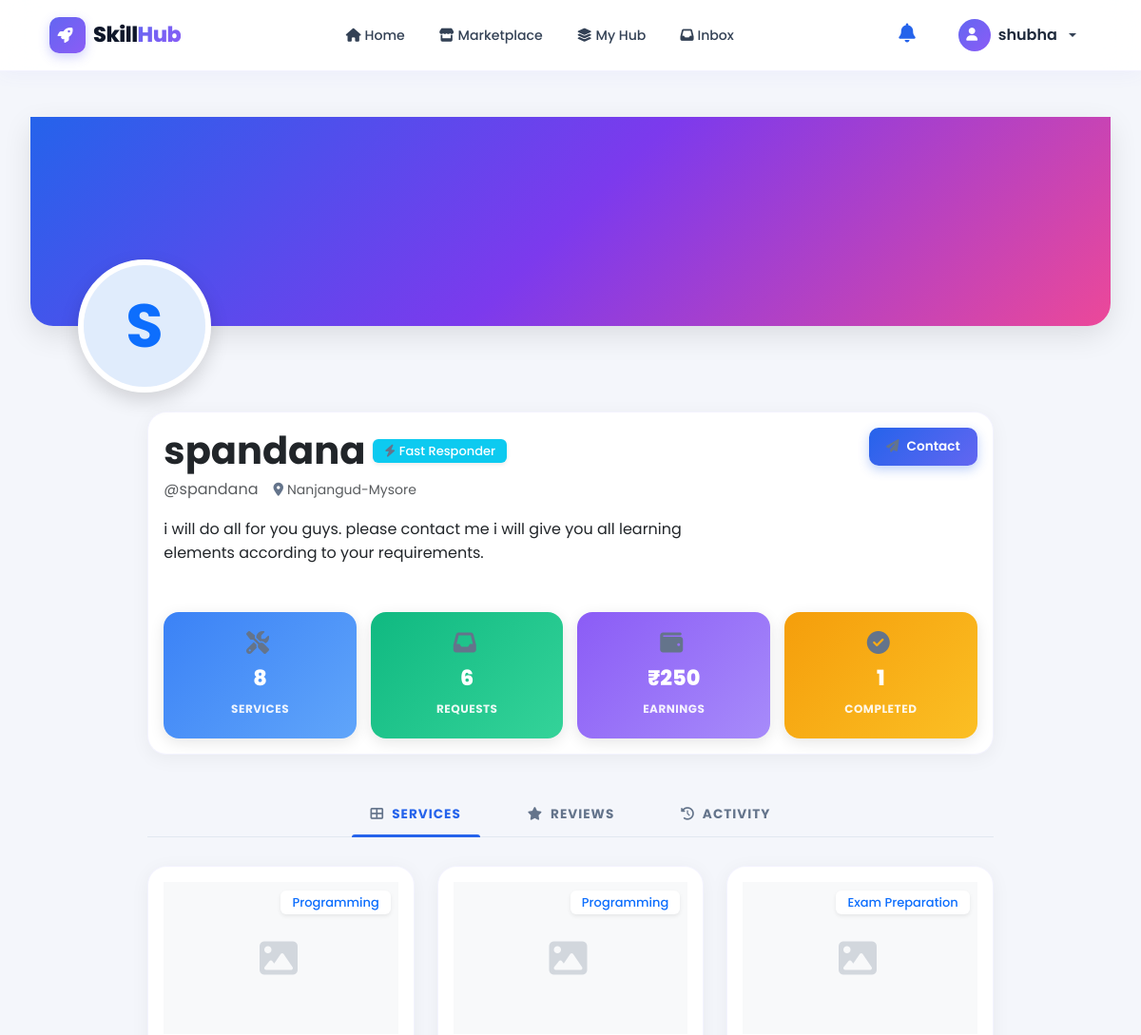
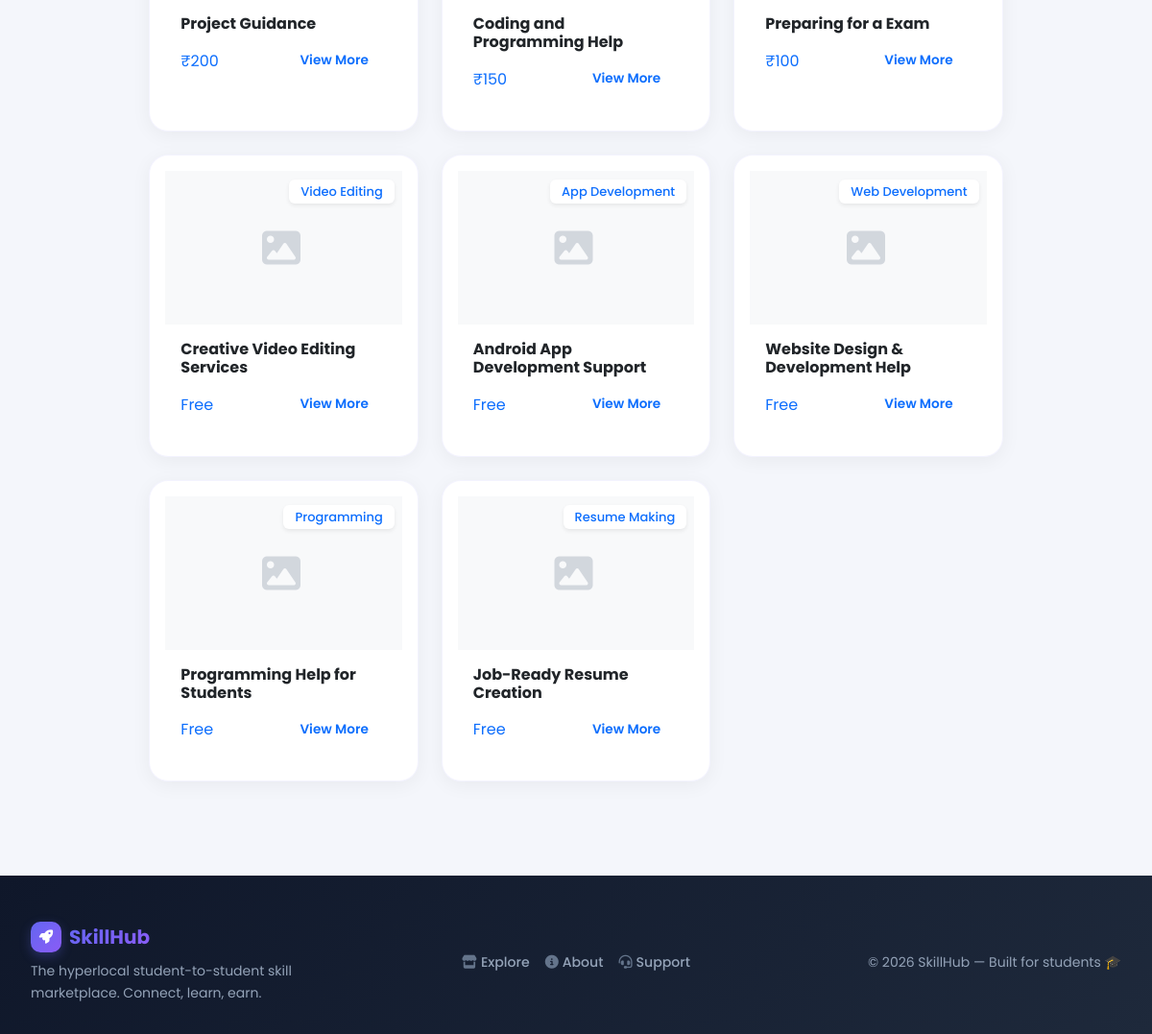
/profile/spandana/ (signed in), run on the app's committed database (2 pictures, top to bottom).
### skills/models.py (models this page shows, shortened)
class UserProfile(models.Model):
    user = models.OneToOneField(User, on_delete=models.CASCADE, related_name='profile')
    bio = models.TextField(blank=True, default='')
    skills_offered = models.TextField(blank=True, default='', help_text='Comma-separated list of skills')
    location = models.CharField(max_length=150, blank=True, default='')
    phone = models.CharField(max_length=20, blank=True, default='')
    avatar = models.ImageField(upload_to='avatars/', blank=True, null=True)
    @property
    def is_top_seller(self):
        return self.user.received_requests.filter(status='completed').count() >= 5
    @property
    def is_fast_responder(self):
        return self.user.sent_messages.count() > 2

class Service(models.Model):
    user = models.ForeignKey(User, on_delete=models.CASCADE, related_name='services')
    title = models.CharField(max_length=200)
    description = models.TextField()
    category = models.CharField(max_length=50, choices=CATEGORY_CHOICES)
    image = models.ImageField(upload_to='service_images/', blank=True, null=True)
    payment_type = models.CharField(max_length=20, choices=PAYMENT_TYPE_CHOICES)
    price = models.DecimalField(max_digits=10, decimal_places=2, null=True, blank=True)
    location = models.CharField(max_length=100, choices=LOCATION_CHOICES, help_text="City where this service is available")
    service_type = models.CharField(max_length=20, choices=SERVICE_TYPE_CHOICES, default='Online', help_text="Online or Offline delivery")
    payment_method = models.CharField(max_length=50, choices=PAYMENT_METHOD_CHOICES, default='cash')
    delivery_time = models.CharField(max_length=50, choices=DELIVERY_CHOICES, default='negotiable')
    custom_category = models.CharField(max_length=50, blank=True, null=True)
    is_approved = models.BooleanField(default=False)
    created_at = models.DateTimeField(auto_now_add=True)
    class Meta:
        ordering = ['-created_at']
    @property
    def avg_rating(self):
        if hasattr(self, '_avg_rating'):
            return self._avg_rating
        from django.db.models import Avg
        avg = self.reviews.aggregate(Avg('rating'))['rating__avg']
        return avg if avg else 0

### skills/views.py (the view)
# urls.py: path('profile/<str:username>/', views.profile_view, name='profile'),
@login_required
def profile_view(request, username):
    profile = get_object_or_404(UserProfile, user__username=username)
    user_services = Service.objects.filter(user=profile.user)
    reviews = Review.objects.filter(service__user=profile.user).order_by('-created_at')
    activity = Request.objects.filter(
        Q(sender=profile.user) | Q(receiver=profile.user)
    ).select_related('service', 'sender', 'receiver').order_by('-created_at')[:10]
    completed_requests = Request.objects.filter(receiver=profile.user, status='completed').count()
    earnings = Payment.objects.filter(
        service__user=profile.user,
        status='success'
    ).aggregate(Sum('amount'))['amount__sum'] or 0
    context = {
        'profile': profile,
        'user_services': user_services,
        'reviews': reviews,
        'activity': activity,
        'completed_requests': completed_requests,
        'earnings': earnings
    }
    return render(request, 'profile.html', context)

### skills/context_processors.py (called while the page is built)
def unread_notifications_count(request):
    if request.user.is_authenticated:
        count = Notification.objects.filter(user=request.user, is_read=False).count()
        return {'unread_notifications_count': count}
    return {'unread_notifications_count': 0}

### templates/profile.html (shortened to what this page needs)
{% extends 'base.html' %}
{% block content %}
<div class="profile-modern-container">
    <div class="profile-banner">
        <div class="profile-avatar-overlay">
            {% if profile.avatar %}
                <img src="{{ profile.avatar.url }}" alt="{{ profile.user.username }}">
            {% else %}
                <div class="bg-primary bg-opacity-10 w-100 h-100 d-flex align-items-center justify-content-center">
                    <span class="display-3 fw-bold text-primary">{{ profile.user.username|slice:":1"|upper }}</span>
                </div>
            {% endif %}
        </div>
    </div>
    <div class="container profile-content-wrapper">
        <div class="row">
            <div class="col-lg-10 mx-auto">
                <div class="card profile-info-card p-4 border-0 mb-4 animate-fade-up">
                    <div class="d-flex justify-content-between align-items-start">
                        <div>
                            <h1 class="fw-800 text-dark mb-1 d-flex align-items-center">
                                {{ profile.user.first_name|default:profile.user.username }}
                                {% if profile.is_fast_responder %}
                                    <span class="badge bg-info text-white ms-2 shadow-sm align-middle" style="font-size: 0.4em; padding: 0.4em 0.8em;"><i class="fas fa-bolt me-1"></i>Fast Responder</span>
                                {% endif %}
                            </h1>
                            <p class="text-muted mb-3 d-flex align-items-center">
                                <span class="me-3">@{{ profile.user.username }}</span>
                                {% if profile.location %}
                                    <span class="small"><i class="fas fa-map-marker-alt me-1"></i>{{ profile.location }}</span>
                                {% endif %}
                            </p>
                            <p class="mb-4 text-dark-50 lh-relaxed" style="max-width: 600px;">
                                {{ profile.bio|default:"No bio provided yet. Just a student exploring SkillHub!" }}
                            </p>
                        </div>
                        <div class="d-flex gap-2">
                            {% if user == profile.user %}
                                <a href="{% url 'edit_profile' %}" class="btn btn-outline-primary px-4 rounded-pill fw-bold btn-sm">
                                    <i class="fas fa-user-edit me-2"></i>Edit Profile
                                </a>
                            {% else %}
                                <a href="{% url 'inbox' %}" class="btn btn-primary px-4 rounded-pill fw-bold btn-sm">
                                    <i class="fas fa-paper-plane me-2"></i>Contact
                                </a>
                            {% endif %}
                        </div>
                    </div>
                    <div class="stat-grid-modern">
                        <div class="stat-box-modern bg-grad-blue">
                            <i class="fas fa-tools"></i>
                            <span class="count">{{ user_services.count }}</span>
                            <span class="label">Services</span>
                        </div>
                        <div class="stat-box-modern bg-grad-green">
                            <i class="fas fa-inbox"></i>
                            <span class="count">{{ profile.user.received_requests.count }}</span>
                            <span class="label">Requests</span>
                        </div>
                        <div class="stat-box-modern bg-grad-purple">
                            <i class="fas fa-wallet"></i>
                            <span class="count">₹{{ earnings|floatformat:0 }}</span>
                            <span class="label">Earnings</span>
                        </div>
                        <div class="stat-box-modern bg-grad-orange">
                            <i class="fas fa-check-circle"></i>
                            <span class="count">{{ completed_requests }}</span>
                            <span class="label">Completed</span>
                        </div>
                    </div>
                </div>
                <div class="profile-tabs-nav">
                    <button class="profile-tab-btn active" onclick="switchTab(event, 'tab-services')">
                        <i class="fas fa-th-large me-2"></i>Services
                    </button>
                    <button class="profile-tab-btn" onclick="switchTab(event, 'tab-reviews')">
                        <i class="fas fa-star me-2"></i>Reviews
                    </button>
                    <button class="profile-tab-btn" onclick="switchTab(event, 'tab-activity')">
                        <i class="fas fa-history me-2"></i>Activity
                    </button>
                </div>
                <div id="tab-services" class="tab-pane active animate-fade-up">
                    <div class="row g-4">
                        {% for service in user_services %}
                            <div class="col-md-6 col-xl-4">
                                <div class="card h-100 border-0 shadow-sm rounded-4 overflow-hidden transition-all hover-lift">
                                    <div class="position-relative" style="height: 160px;">
                                        {% if service.image %}
                                            <img src="{{ service.image.url }}" class="w-100 h-100 object-fit-cover" alt="{{ service.title }}">
                                        {% else %}
                                            <div class="w-100 h-100 bg-light d-flex align-items-center justify-content-center">
                                                <i class="fas fa-image text-muted opacity-25 fs-1"></i>
                                            </div>
                                        {% endif %}
                                        <div class="position-absolute top-0 end-0 p-2">
                                            <span class="badge bg-white text-primary rounded-pill shadow-sm small">{{ service.get_category_display }}</span>
                                        </div>
                                    </div>
                                    <div class="card-body p-3">
                                        <h6 class="fw-bold mb-2 text-dark">{{ service.title }}</h6>
                                        <div class="d-flex justify-content-between align-items-center">
                                            <span class="text-primary fw-800">
                                                {% if service.payment_type == 'free' %}Free{% else %}₹{{ service.price|floatformat:0 }}{% endif %}
                                            </span>
                                            <a href="{% url 'service_detail' service.pk %}" class="btn btn-sm btn-link text-decoration-none p-0 fw-bold">View More</a>
                                        </div>
                                    </div>
                                </div>
                            </div>
                        {% empty %}
                            <div class="col-12 text-center py-5 glass rounded-4">
                                <i class="fas fa-plus-circle text-muted fs-1 mb-3 opacity-25"></i>
                                <p class="text-muted mb-0">No active services offered yet.</p>
                            </div>
                        {% endfor %}
                    </div>
                </div>
            </div>
        </div>
    </div>
</div>
{% endblock %}

### templates/base.html (shortened to what this page needs)
{% load static %}
<!DOCTYPE html>
<html lang="en">
<head>
    <link href="https://cdn.jsdelivr.net/npm/bootstrap@5.3.2/dist/css/bootstrap.min.css" rel="stylesheet">
    <link rel="stylesheet" href="https://cdnjs.cloudflare.com/ajax/libs/font-awesome/6.4.2/css/all.min.css">
    <link href="https://unpkg.com/aos@2.3.1/dist/aos.css" rel="stylesheet">
    <link rel="stylesheet" href="{% static 'css/style.css' %}">
</head>
<body>
    <nav class="navbar navbar-expand-lg border-0 sticky-top" id="mainNavbar">
        <div class="container">
            <a class="navbar-brand d-flex align-items-center gap-2" href="{% url 'home' %}">
                <div class="brand-icon-wrap">
                    <i class="fas fa-rocket"></i>
                </div>
                <span class="brand-text">Skill<span class="brand-accent">Hub</span></span>
            </a>
            <div class="collapse navbar-collapse" id="navbarNav">
                <ul class="navbar-nav mx-auto align-items-center gap-lg-1">
                    <li class="nav-item">
                        <a class="nav-link nav-pill {% if request.path == '/' %}active{% endif %}" href="{% url 'home' %}"><i class="fas fa-home me-1"></i>Home</a>
                    </li>
                    <li class="nav-item">
                        <a class="nav-link nav-pill {% if request.path == '/services/' %}active{% endif %}" href="{% url 'services' %}"><i class="fas fa-store me-1"></i>Marketplace</a>
                    </li>
                    {% if user.is_authenticated %}
                    <li class="nav-item">
                        <a class="nav-link nav-pill {% if request.path == '/hub/' %}active{% endif %}" href="{% url 'my_hub' %}"><i class="fas fa-layer-group me-1"></i>My Hub</a>
                    </li>
                    <li class="nav-item">
                        <a class="nav-link nav-pill {% if request.path == '/inbox/' %}active{% endif %}" href="{% url 'inbox' %}"><i class="fas fa-inbox me-1"></i>Inbox</a>
                    </li>
                    {% endif %}
                </ul>
                <ul class="navbar-nav align-items-center gap-2">
                    {% if user.is_authenticated %}
                        <li class="nav-item">
                            <a href="{% url 'inbox' %}" class="nav-link position-relative px-2" title="Notifications">
                                <i class="fas fa-bell fs-5" style="color:#6366f1;"></i>
                            </a>
                        </li>
                        <li class="nav-item dropdown">
                            <a class="nav-link dropdown-toggle d-flex align-items-center gap-2 user-nav-btn" href="#" id="userNav" role="button" data-bs-toggle="dropdown">
                                <div class="user-avatar-nav">
                                    <i class="fas fa-user"></i>
                                </div>
                                <span class="fw-semibold d-none d-md-inline" style="color:#1e293b;">{{ user.username }}</span>
                            </a>
                        </li>
                    {% endif %}
                </ul>
            </div>
        </div>
    </nav>
    <div class="container my-5" style="min-height: 70vh;">
        {% block content %}{% endblock %}
    </div>
    <footer class="site-footer mt-auto">
        <div class="container">
            <div class="row align-items-center gy-4">
                <div class="col-lg-4">
                    <div class="d-flex align-items-center gap-2 mb-2">
                        <div class="brand-icon-wrap" style="width:32px;height:32px;font-size:0.9rem;"><i class="fas fa-rocket"></i></div>
                        <span class="fw-bold fs-5" style="background:linear-gradient(135deg,#6366f1,#8b5cf6);-webkit-background-clip:text;-webkit-text-fill-color:transparent;">SkillHub</span>
                    </div>
                    <p class="text-secondary small mb-0">The hyperlocal student-to-student skill marketplace. Connect, learn, earn.</p>
                </div>
                <div class="col-lg-4 text-center">
                    <div class="d-flex justify-content-center gap-3">
                        <a href="{% url 'services' %}" class="footer-link"><i class="fas fa-store me-1"></i>Explore</a>
                        <a href="{% url 'about' %}" class="footer-link"><i class="fas fa-info-circle me-1"></i>About</a>
                        <a href="{% url 'contact' %}" class="footer-link"><i class="fas fa-headset me-1"></i>Support</a>
                    </div>
                </div>
                <div class="col-lg-4 text-lg-end">
                    <p class="text-secondary small mb-0">&#169; {% now "Y" %} SkillHub &mdash; Built for students 🎓</p>
                </div>
            </div>
        </div>
    </footer>
</body>
</html>

### data on the page
UserProfile: user.username "S", user.first_name "spandana", user.username "spandana", location "Nanjangud-Mysore", bio "i will do all for you guys. please contact me i will give you all learning elements according to your requirements.", user.received_requests.count "6"
Service: category "Programming", title "Project Guidance", price "200"
Service: category "Programming", title "Coding and Programming Help", price "150"
Service: category "Exam Preparation", title "Preparing for a Exam", price "100"
Service: category "Video Editing", title "Creative Video Editing Services", payment_type "Free"
Service: category "App Development", title "Android App Development Support", payment_type "Free"
Service: category "Web Development", title "Website Design & Development Help", payment_type "Free"
Service: category "Programming", title "Programming Help for Students", payment_type "Free"
Service: category "Resume Making", title "Job-Ready Resume Creation", payment_type "Free"

### other printed values
{{ user.username }} "shubha"
{{ user_services.count }} "8"
{{ earnings|floatformat:0 }} "250"
{{ completed_requests }} "1"
